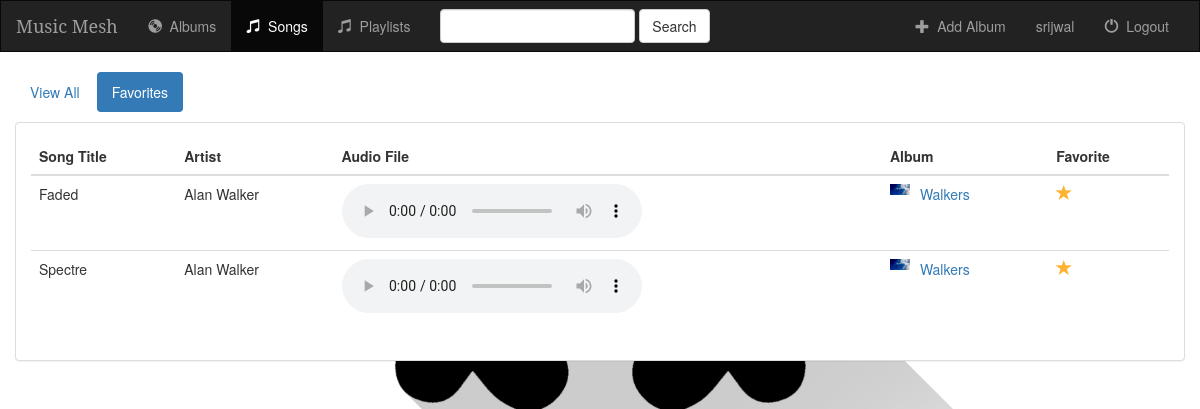
The app's page /music/songs/favorites/ (signed in) with its own data.
### music/models.py (models this page shows, shortened)
class Song(models.Model):
    album = models.ForeignKey(Album, on_delete=models.CASCADE)
    song_title = models.CharField(max_length=250)
    audio_file = models.FileField(default='', upload_to='media')
    is_favorite = models.BooleanField(default=False)

class Album(models.Model):
    user = models.ForeignKey(User, default=1, on_delete=models.CASCADE)
    artist = models.CharField(max_length=250)
    album_title = models.CharField(max_length=500)
    genre = models.CharField(max_length=100)
    album_logo = models.FileField()
    is_favorite = models.BooleanField(default=False)

### music/views.py (the view)
# urls.py: url(r'^songs/(?P<filter_by>[a-zA_Z]+)/$', views.songs, name='songs'),
def songs(request, filter_by):
    if not request.user.is_authenticated:
        return render(request, 'music/login.html')
    else:
        try:
            song_ids = []
            for album in Album.objects.all():
                for song in album.song_set.all():
                    song_ids.append(song.pk)
            users_songs = Song.objects.filter(pk__in=song_ids)
            if filter_by == 'favorites':
                users_songs = users_songs.filter(is_favorite=True)
        except Album.DoesNotExist:
            users_songs = []
        return render(request, 'music/songs.html', {
            'song_list': users_songs,
            'filter_by': filter_by,
        })

### music/templates/music/songs.html (shortened to what this page needs)
{% extends 'music/base.html' %}
{% block songs_active %}active{% endblock %}
{% block body %}
<div class="container-fluid songs-container">
    <div class="row">
        <div class="col-sm-12">
            <ul class="nav nav-pills" style="margin-bottom: 10px;">
                <li role="presentation" {% if filter_by == 'all' %}class="active"{% endif %}><a href="{% url 'music:songs' 'all' %}">View All</a></li>
                <li role="presentation" {% if filter_by == 'favorites' %}class="active"{% endif %}><a href="{% url 'music:songs' 'favorites' %}">Favorites</a></li>
            </ul>
        </div>
    </div>
    <div class="row">
        <div class="col-sm-12">
            <div class="panel panel-default">
                <div class="panel-body">
                    <table class="table">
                        <thead>
                            <tr>
                                <th>Song Title</th>
                                <th>Artist</th>
                                <th>Audio File</th>
                                <th>Album</th>
                                <th>Favorite</th>
                            </tr>
                        </thead>
                        <tbody>
                            {% for song in song_list %}
                                <tr>
                                    <td>{{ song.song_title }}</td>
                                    <td>{{ song.album.artist }}</td>
                                    <td>
                                        <audio controls="controls">
                                            <source src="{{ song.audio_file.url }}" type="audio/ogg" />
                                            <source src="{{ song.audio_file.url }}" type="audio/mpeg" />
                                            <source src="{{ song.audio_file.url }}" type="audio/wav" />
                                          </audio>
                                    </td>
                                    <td>
                                        <a href="{% url 'music:detail' song.album.id %}">
                                            <img src="{{ song.album.album_logo.url }}" class="img-responsive" style="width: 20px; float: left; margin-right: 10px;" />
                                        </a>
                                        <a href="{% url 'music:detail' song.album.id %}">{{ song.album.album_title }}</a>
                                    </td>
                                    <td>
                                        <a href="{% url 'music:favorite' song.id %}" class="btn-favorite"><span class="glyphicon glyphicon-star {% if song.is_favorite %}active{% endif %}"></span></a>
                                    </td>
                                </tr>
                            {% endfor %}
                        </tbody>
                    </table>
                </div>
            </div>
        </div>
    </div>
</div>
{% endblock %}

### music/templates/music/base.html (shortened to what this page needs)
<!DOCTYPE html>
<html lang="en">
<head>
    {% load staticfiles %}
    <link rel="stylesheet" href="https://maxcdn.bootstrapcdn.com/bootstrap/3.3.6/css/bootstrap.min.css">
    <link rel="stylesheet" type="text/css" href="{% static 'music/style.css' %}"/>
</head>
<body>
<nav class="navbar navbar-inverse">
    <div class="container-fluid">
        <div class="navbar-header">
            <a class="navbar-brand" href="{% url 'music:index' %}">Music Mesh</a>
        </div>
        <div class="collapse navbar-collapse" id="topNavBar">
            <ul class="nav navbar-nav">
                <li class="{% block albums_active %}{% endblock %}"><a href="{% url 'music:index' %}"><span class="glyphicon glyphicon-cd" aria-hidden="true"></span>&nbsp; Albums</a></li>
                <li class="{% block songs_active %}{% endblock %}"><a href="{% url 'music:songs' 'all' %}"><span class="glyphicon glyphicon-music" aria-hidden="true"></span>&nbsp; Songs</a></li>
                <li class="{% block playlists_active %}{% endblock %}"><a href="{% url 'music:playlist'%}"><span class="glyphicon glyphicon-music" aria-hidden="true"></span>&nbsp; Playlists</a></li>
            </ul>
            <form class="navbar-form navbar-left" role="search" method="get" action="{% url 'music:index' %}">
                <div class="form-group">
                    <input type="text" class="form-control" name="q" value="{{ request.GET.q }}">
                </div>
                <button type="submit" class="btn btn-default">Search</button>
            </form>
            <ul class="nav navbar-nav navbar-right">
                {% if request.user.is_superuser %}
                    <li>
                        <a href="{% url 'music:create_album' %}">
                            <span class="glyphicon glyphicon-plus" aria-hidden="true"></span>&nbsp; Add Album
                        </a>
                    </li>
                {% else %}
                    <li>
                        <a href="{% url 'music:create_playlist' %}">
                            <span class="glyphicon glyphicon-plus" aria-hidden="true"></span>&nbsp; Add Playlist
                        </a>
                    </li>
                {% endif %}
                    <li>
                        <a href=#>
                            <span>{{ request.user.username}}</span>
                        </a>
                    </li>
                    <li>
                    <a href="{% url 'music:logout_user' %}">
                        <span class="glyphicon glyphicon-off" aria-hidden="true"></span>&nbsp; Logout
                    </a>
                </li>
            </ul>
        </div>
    </div>
</nav>
{% block body %}
{% endblock %}
</body>
</html>

### music/static/music/style.css (style rules this page uses)
body { background: url("images/background.jpg"); height: 100%; background-position: center; background-repeat: no-repeat; background-size: cover; }
html { height: 100%; }
.navbar { border-radius: 0; }
.navbar-brand { font-family: 'Serif'; }
.glyphicon-star { color: #CCCCCC; font-size: 16px; }
.glyphicon-star.active { color: #FDB230; }

### records on screen
Song: song_title "Faded", album.artist "Alan Walker", album.album_logo (picture), album.album_title "Walkers", is_favorite True (drawn)
Song: song_title "Spectre", album.artist "Alan Walker", album.album_logo (picture), album.album_title "Walkers", is_favorite True (drawn)

### other values on screen
{{ request.user.username }} "srijwal"
